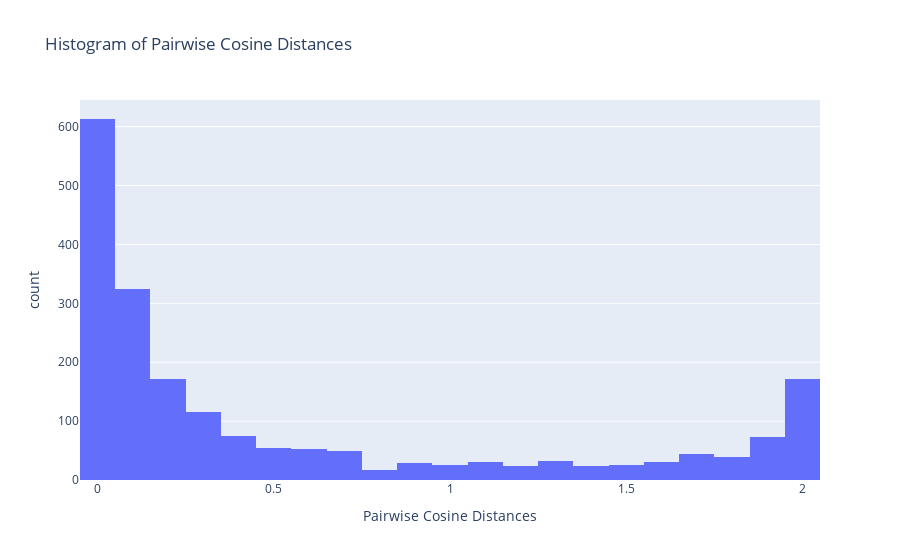
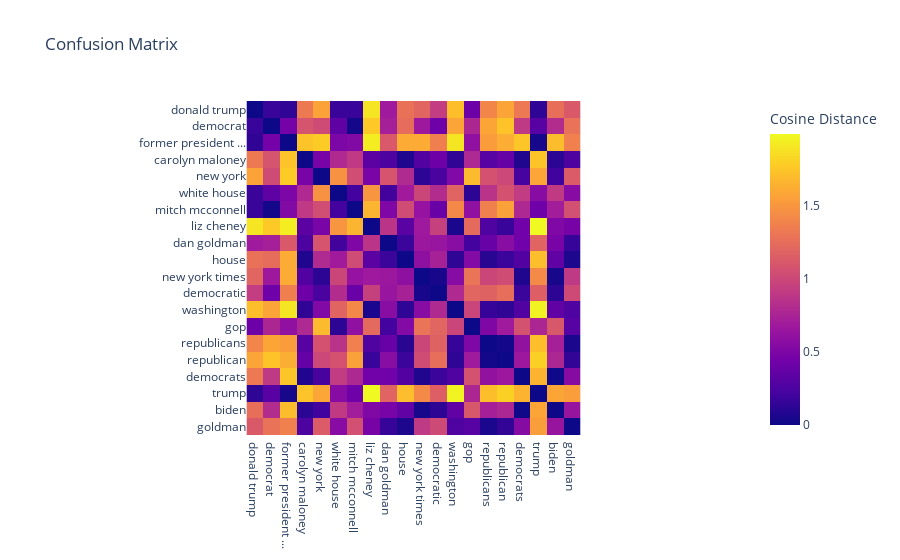
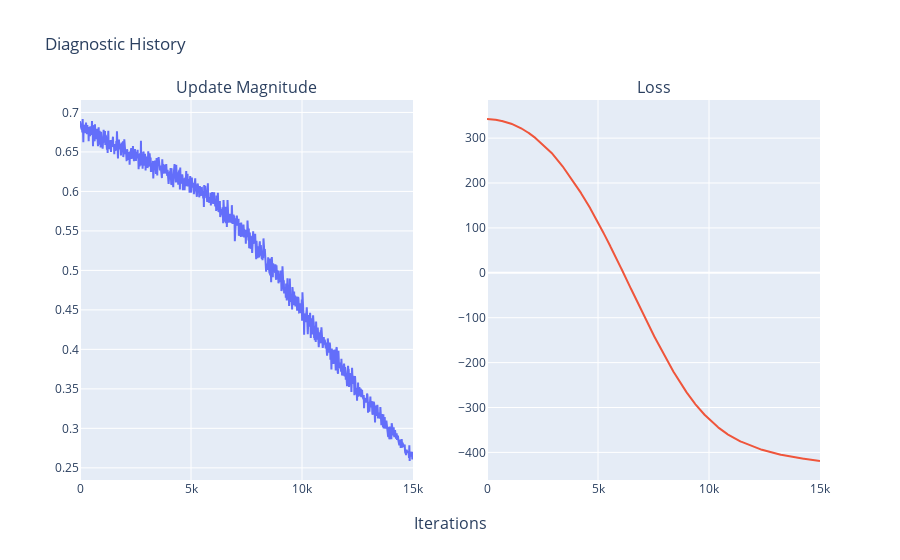

Source (notebook cell) for these figures, in order:
### Code cell
networks = [
    "global_warming", 
    "gun_regulations",
    "immigration",
    "inflation",
    "roe_v_wade",
    "trump_impeachment",
    "ukraine_war",
    "vaccine_hesitancy",
]
prefix = "output/Incremental_Datasets_old/" 
prefix = "output/Incremental_Datasets_weighted/" 
network = networks[5]
suffix = "_network_random_walks_lr_10-3_15K_dc_095_pl_10_bs_10"

fg = prefix + network + suffix + ".graphml" 
fh = prefix + network + suffix + ".pkl"

hist, diagnostic_hist = msg_passing.load_history(fh)
g = msg_passing.load_graph_graphml(fg) 
pg, aux = msg_passing.prune_graph(g)

fig = display.plot_cos_dist_histogram(pg) 
fig = display.plot_confusion_matrix(pg, utils.get_top_n_nodes(pg, 20), 2)
fig = display.plot_diagnostic(diagnostic_hist)
#fig.write_html("images/" + network + suffix + ".html")

### Figure 1 — Plotly figure (JSON) as saved in the notebook; plotly's stock layout.template omitted (floating-point values rounded to 4 significant figures; data arrays with more than 128 entries replaced by an {"elided": "..."} marker saying what was removed)
{"data": [{"alignmentgroup": "True", "bingroup": "x", "hovertemplate": "Pairwise Cosine Distances=%{x}<br>count=%{y}<extra></extra>", "legendgroup": "", "marker": {"color": "#636efa", "pattern": {"shape": ""}}, "name": "", "offsetgroup": "", "orientation": "v", "showlegend": false, "type": "histogram", "x": {"elided": "2020 float values"}, "xaxis": "x", "yaxis": "y"}], "layout": {"barmode": "relative", "legend": {"tracegroupgap": 0}, "title": {"text": "Histogram of Pairwise Cosine Distances"}, "xaxis": {"anchor": "y", "domain": [0, 1], "title": {"text": "Pairwise Cosine Distances"}}, "yaxis": {"anchor": "x", "domain": [0, 1], "title": {"text": "count"}}}}

### Figure 2 — Plotly figure (JSON) as saved in the notebook; plotly's stock layout.template omitted (floating-point values rounded to 4 significant figures; data arrays with more than 128 entries replaced by an {"elided": "..."} marker saying what was removed)
{"data": [{"coloraxis": "coloraxis", "hovertemplate": "x: %{x}<br>y: %{y}<br>Cosine Distance: %{z}<extra></extra>", "name": "0", "type": "heatmap", "x": ["donald trump", "democrat", "former president ...", "carolyn maloney", "new york", "white house", "mitch mcconnell", "liz cheney", "dan goldman", "house", "new york times", "democratic", "washington", "gop", "republicans", "republican", "democrats", "trump", "biden", "goldman"], "xaxis": "x", "y": ["donald trump", "democrat", "former president ...", "carolyn maloney", "new york", "white house", "mitch mcconnell", "liz cheney", "dan goldman", "house", "new york times", "democratic", "washington", "gop", "republicans", "republican", "democrats", "trump", "biden", "goldman"], "yaxis": "y", "z": {"elided": "20x20 float values"}}], "layout": {"coloraxis": {"colorbar": {"title": {"text": "Cosine Distance"}}, "colorscale": [[0, "#0d0887"], [0.1111, "#46039f"], [0.2222, "#7201a8"], [0.3333, "#9c179e"], [0.4444, "#bd3786"], [0.5556, "#d8576b"], [0.6667, "#ed7953"], [0.7778, "#fb9f3a"], [0.8889, "#fdca26"], [1, "#f0f921"]]}, "title": {"text": "Confusion Matrix"}, "xaxis": {"anchor": "y", "constrain": "domain", "domain": [0, 1], "nticks": 20, "scaleanchor": "y"}, "yaxis": {"anchor": "x", "autorange": "reversed", "constrain": "domain", "domain": [0, 1], "nticks": 20}}}

### Figure 3 — Plotly figure (JSON) as saved in the notebook; plotly's stock layout.template omitted (floating-point values rounded to 4 significant figures; data arrays with more than 128 entries replaced by an {"elided": "..."} marker saying what was removed)
{"data": [{"type": "scatter", "x": {"elided": "1001 int values"}, "xaxis": "x", "y": {"elided": "1001 float values"}, "yaxis": "y"}, {"type": "scatter", "x": {"elided": "1001 int values"}, "xaxis": "x2", "y": {"elided": "1001 float values"}, "yaxis": "y2"}], "layout": {"annotations": [{"font": {"size": 16}, "showarrow": false, "text": "Update Magnitude", "x": 0.225, "xanchor": "center", "xref": "paper", "y": 1, "yanchor": "bottom", "yref": "paper"}, {"font": {"size": 16}, "showarrow": false, "text": "Loss", "x": 0.775, "xanchor": "center", "xref": "paper", "y": 1, "yanchor": "bottom", "yref": "paper"}, {"font": {"size": 16}, "showarrow": false, "text": "Iterations", "x": 0.5, "xanchor": "center", "xref": "paper", "y": 0, "yanchor": "top", "yref": "paper", "yshift": -30}], "showlegend": false, "title": {"text": "Diagnostic History"}, "xaxis": {"anchor": "y", "domain": [0, 0.45]}, "xaxis2": {"anchor": "y2", "domain": [0.55, 1]}, "yaxis": {"anchor": "x", "domain": [0, 1]}, "yaxis2": {"anchor": "x2", "domain": [0, 1]}}}
